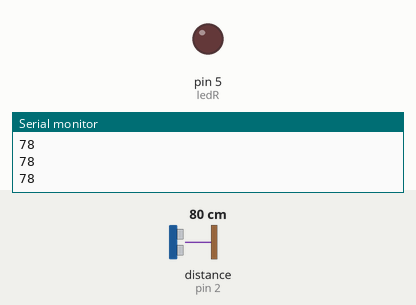
Simulated run of this sketch. Board: Arduino Uno, built with avr-gcc and run on an emulated ATmega328P. On the bench: output pins drawn as LEDs (lit = HIGH), the last lines printed to the serial monitor. Wiring (inferred from the names in the program): ultrasonic range finder: trigger pin 4; echo pin 2. The inputs (shaded band) are chosen by the test bench; at power-on: distance to the obstacle (sensor on pin 2) 80 cm. The echo pulse lasts 58.3 µs per cm; pins used as bus, display or sensor lines are not drawn.

Above: at 1.2 s.
1.3 s: distance to the obstacle (sensor on pin 2) set to 7 cm
2.8 s: distance to the obstacle (sensor on pin 2) set to 4 cm
At 4.0 s:
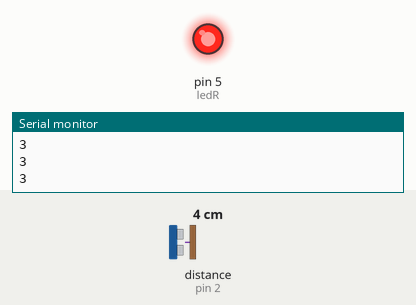
4.3 s: distance to the obstacle (sensor on pin 2) set to 9 cm
At 5.6 s:
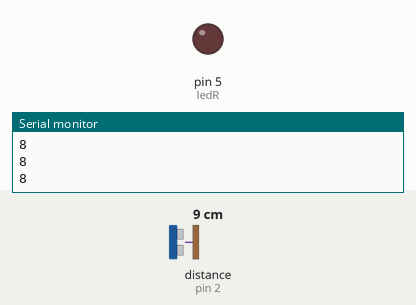
5.9 s: distance to the obstacle (sensor on pin 2) set to 2 cm
At 7.2 s:
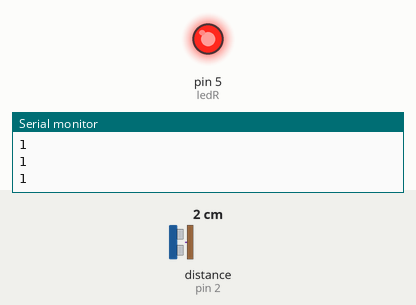
Timing chart, 0 to 8.5 s (numbered marks = the images above; inputs shaded):
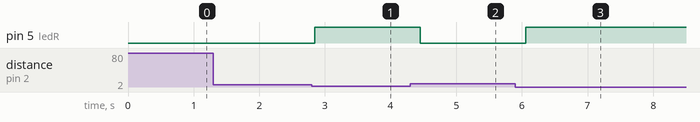

Measured:
- the behaviour switches between 6 and 5 cm on distance to the obstacle (sensor on pin 2) (found by bisection; images 0 and 1)
- after the input at 2.8 s, pin 5 (ledR): LOW → HIGH after 0.05 s
- after the input at 4.3 s, pin 5 (ledR): HIGH → LOW after 0.15 s
- after the input at 5.9 s, pin 5 (ledR): LOW → HIGH after 0.16 s

The sketch:

Ejercicio_1.ino
```cpp
#define pinTrig 4
#define pinEcho 2
#define ledR 5
long cm, distancia;

void setup()
{
  Serial.begin(9600);
  pinMode(pinTrig, OUTPUT);
  pinMode(pinEcho, INPUT);
  pinMode(ledR, OUTPUT);
  digitalWrite(pinTrig, LOW);
}

void loop()
{
  digitalWrite(pinTrig, HIGH);
  delayMicroseconds(10);
  digitalWrite(pinTrig, LOW);
  distancia = pulseIn(pinEcho, HIGH);
  cm = distancia*0.034/2;
  Serial.println(cm);
  if (cm < 5){
    digitalWrite(ledR, HIGH);
  }else{
    digitalWrite(ledR, LOW);
  }
  delay(200);
}
```
